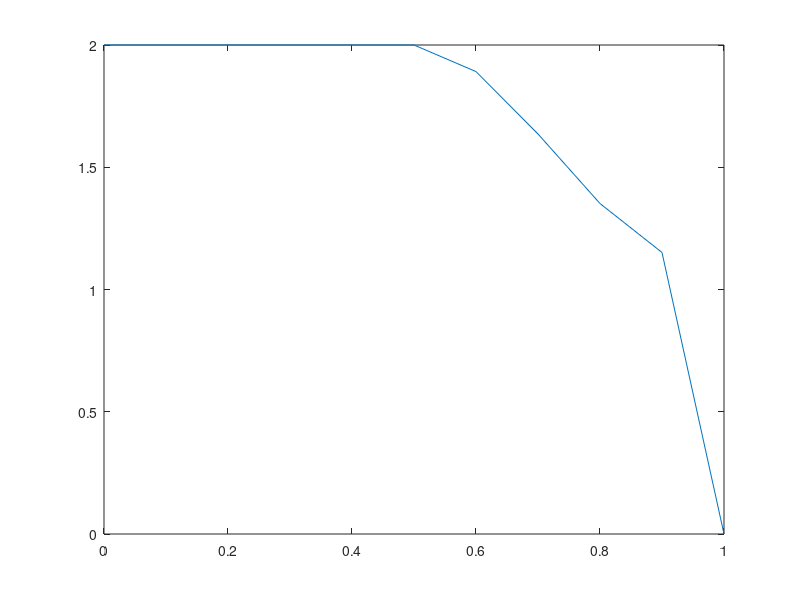

Write MATLAB code to recreate this figure.
function [] = linearadvectFDm
clear all
clc

a = 0;
b = 1;
dx = 0.1;

% Construct the grid 
x = a:dx:b;
N = (b-a)/dx + 1;
% Construct IC
u0 = zeros(1,N);
for ii = 1:N
    u0(ii) = init_cond(x(ii));
end
% plot(x,u0);axis([0 1 0 3]);hold on
c = 0.7;
dt = 0.03;
n_ts = 20;

u = zeros(1,N);
a1 = c*dt/(2*dx);
for ii = 1:n_ts
    u0 = [u0(1) u0 u0(N)];
    for jj = 2:N
        u(jj-1) = u0(jj) - a1*(u0(jj) - u0(jj-1));
    end 
    u0 = u;
    plot(x,u); pause(0.1)
end

end 

function u0 = init_cond(x)
u0 = 2;
if x > .5
    u0 = 1;
end

end 